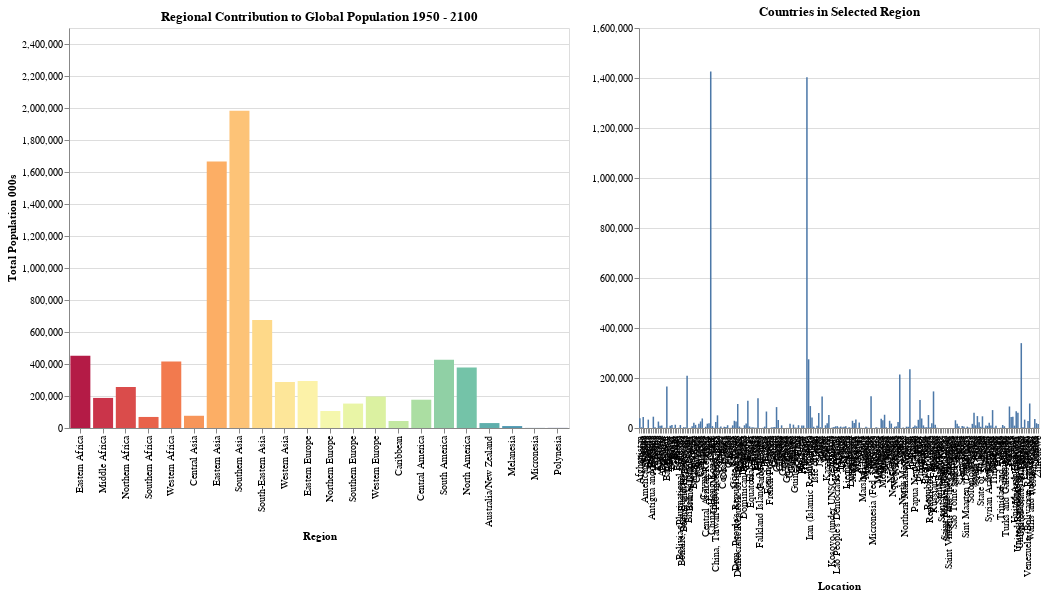

Notebook code cell kept with this figure:
### Markdown cell above
<br />
<center>-----------------------------------------------------------------------------------------------------</center>

#### Combination Chart 2 - Chaging Contribution to Global Population by Region and Country

**Click on a column to select a specific region - this will show the countries that make up that region on the right hand chart**  
**Use the slider below the chart to change the Year**

### Code cell
# filtering using dynamic queries. 
selection = alt.selection(type='multi', fields=['Region'])
slider = alt.binding_range(min=1950, max=2100, step=10)
year = alt.selection_single(name="year", fields=['Year'], bind=slider, init={'Year':2020})

# Create a container for our two different views
base =  alt.Chart(df).transform_calculate(
    order = sorted_regions
    ).properties(
    width=900, 
    height=400
).add_selection(
    year
).transform_filter(
    year
)

# Let's specify our overview chart
hist_chart = base.mark_bar(size=20).encode(
    x = alt.X("Region", sort=alt.SortField("sum(PopTotal)", "descending")),
    y = alt.Y("sum(PopTotal)", title='Total Population 000s', scale=alt.Scale(domain=[0, 2500000])),
    color=alt.Color('Region',sort=alt.SortField("order", "descending"), scale=alt.Scale(scheme='spectral'), legend=None),
    order = "order:O",
    tooltip=alt.Tooltip(["Region","sum(PopTotal)"]),
    opacity=alt.condition(selection,alt.value(1),alt.value(.2))
).properties(
    width=500,
    height=400,
    title='Regional Contribution to Global Population 1950 - 2100',
).add_selection(selection)
    
    
# Create a detail chart
country_detail = base.mark_bar().encode(
    y = alt.Y("sum(PopTotal)", title= None), 
    x = alt.X("Location"),
    tooltip=alt.Tooltip(["Location","PopTotal"])
).transform_filter(selection).properties(
    height=400, 
    width=400,
    title='Countries in Selected Region',
)

hist_chart | country_detail

### Figure 1 — Vega-Lite specification as saved in the notebook (floating-point values rounded to 4 significant figures; data arrays with more than 128 entries replaced by an {"elided": "..."} marker saying what was removed)
{"config": {"view": {"continuousWidth": 400, "continuousHeight": 300}}, "hconcat": [{"mark": {"type": "bar", "size": 20}, "encoding": {"color": {"field": "Region", "legend": null, "scale": {"scheme": "spectral"}, "sort": {"field": "order", "order": "descending"}, "type": "nominal"}, "opacity": {"condition": {"value": 1, "selection": "selector023"}, "value": 0.2}, "order": {"field": "order", "type": "ordinal"}, "tooltip": [{"field": "Region", "type": "nominal"}, {"aggregate": "sum", "field": "PopTotal", "type": "quantitative"}], "x": {"field": "Region", "sort": {"field": "sum(PopTotal)", "order": "descending"}, "type": "nominal"}, "y": {"aggregate": "sum", "field": "PopTotal", "scale": {"domain": [0, 2500000]}, "title": "Total Population 000s", "type": "quantitative"}}, "height": 400, "selection": {"year": {"type": "single", "fields": ["Year"], "bind": {"input": "range", "max": 2100, "min": 1950, "step": 10}, "init": {"Year": 2020}}, "selector023": {"type": "multi", "fields": ["Region"]}}, "title": "Regional Contribution to Global Population 1950 - 2100", "transform": [{"calculate": "{'Eastern Africa':0, 'Middle Africa':1, 'Northern Africa':2, 'Southern Africa':3, 'Western Africa':4, 'Central Asia':5, 'Eastern Asia':6, 'Southern Asia':7, 'South-Eastern Asia':8, 'Western Asia':9, 'Eastern Europe':10, 'Northern Europe':11,'Southern Europe':12, 'Western Europe':13, 'Caribbean':14,'Central America':15, 'South America':16, 'North America':17,'Australia/New Zealand':18, 'Melanesia':19, 'Micronesia':20, 'Polynesia':21}[datum.variable]", "as": "order"}, {"filter": {"selection": "year"}}], "width": 500}, {"mark": "bar", "encoding": {"tooltip": [{"field": "Location", "type": "nominal"}, {"field": "PopTotal", "type": "quantitative"}], "x": {"field": "Location", "type": "nominal"}, "y": {"aggregate": "sum", "field": "PopTotal", "title": null, "type": "quantitative"}}, "height": 400, "selection": {"year": {"type": "single", "fields": ["Year"], "bind": {"input": "range", "max": 2100, "min": 1950, "step": 10}, "init": {"Year": 2020}}}, "title": "Countries in Selected Region", "transform": [{"calculate": "{'Eastern Africa':0, 'Middle Africa':1, 'Northern Africa':2, 'Southern Africa':3, 'Western Africa':4, 'Central Asia':5, 'Eastern Asia':6, 'Southern Asia':7, 'South-Eastern Asia':8, 'Western Asia':9, 'Eastern Europe':10, 'Northern Europe':11,'Southern Europe':12, 'Western Europe':13, 'Caribbean':14,'Central America':15, 'South America':16, 'North America':17,'Australia/New Zealand':18, 'Melanesia':19, 'Micronesia':20, 'Polynesia':21}[datum.variable]", "as": "order"}, {"filter": {"selection": "year"}}, {"filter": {"selection": "selector023"}}], "width": 400}], "data": {"name": "data-cf930824af316a81ac921de6e9bd1632"}, "$schema": "https://vega.github.io/schema/vega-lite/v4.17.0.json", "datasets": {"data-cf930824af316a81ac921de6e9bd1632": {"elided": "3792 records"}}}
